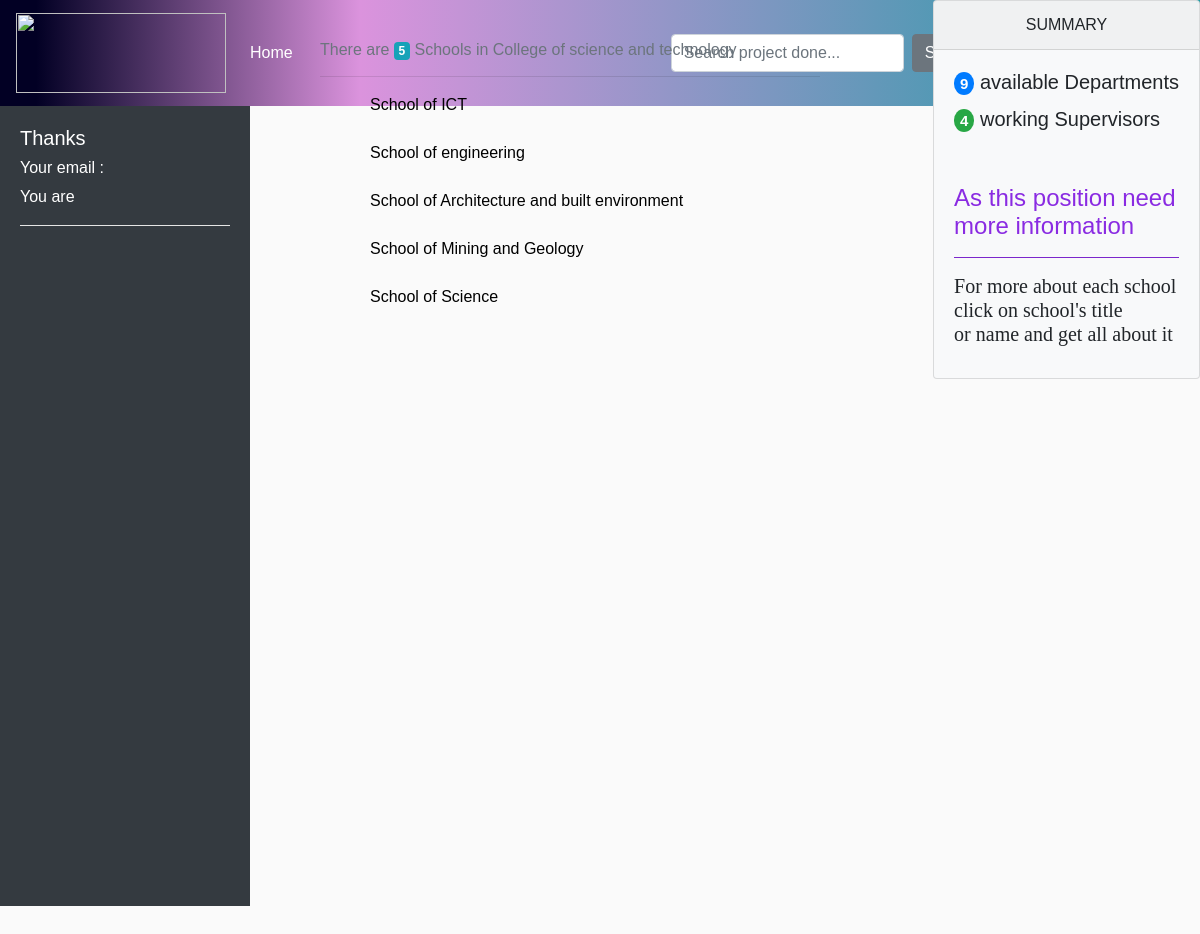
The page /principle_dashboard/ on the database its author committed.
### depart/models.py (models this page shows, shortened)
class School(models.Model):
    school_name = models.CharField(max_length=450)

### depart/views.py (the view)
# urls.py: path('principle_dashboard/', views.principle_dash, name='principle_dashboard'),
def principle_dash(request):
    count = School.objects.count()
    schools = School.objects.all()
    departments = Department.objects.all()
    depcount = Department.objects.count()
    supervisors = UserProfile.objects.filter(role='supervisor')
    supcount = UserProfile.objects.filter(role='supervisor').count()
    context={
        'departments':departments,
        'depcount':depcount,
        'schools': schools,
        'count': count,
        'supervisors':supervisors,
        'supcount': supcount
    }
    return render(request, 'dashboard/principle_dash.html', context=context)

### templates/dashboard/principle_dash.html (shortened to what this page needs)
{% extends 'dashboardbase/princi.html' %}
{% block content %}
<nav class="bg-dark text-white" id="sidebar"
    style="width: 180px; margin-top: 0px; position: relative; height:fit-content; padding:20px; margin-bottom: 40px; margin-left: 0px;">
    <div class="bg-dark text-white">
        <h5>Thanks {{ user.first_name }}</h5>
        <h6> Your email : {{user.email}}</h6>
        <h8> You are {{user.profile.role}}</h8>
    </div>
    <hr class="bg-white" />
</nav>
<div class="grid" style="display: row; width: 75%; margin-left: 300px; position: relative; float: left; margin-top: -100vh;">
    <div class="school"
        style="width: 60%; position: relative; float: left;   overflow: hidden; margin-top: -20px; color: black; border-radius: 12px; height: fit-content; margin-top: 20px;padding:20px;">
        <h6 class="text-muted"> There are <span class="badge badge-info">{{count}}</span> Schools in College of science
            and technology</h6>
        <hr>
        {% for school in schools %}
        <div>
            <a href="{% url 'single_school' school.pk %}" class="stretched-link"
                style="text-decoration: none; margin-left: 10%;">
                {{school.school_name}}
            </a>
        </div>
        <br>
        {% endfor %}
    </div>
    <div class="card bg-light mb-3" style="max-width: 30rem; float: right; margin-right: 0px;">
        <div class="card-header" style="text-align: center;">SUMMARY</div>
        <div class="card-body">
            <h5 class="card-title"><span class="badge badge-primary" style="border-radius: 50%;">{{depcount}}</span> available Departments</h5>
            <h5 class="card-title"><span class="badge badge-success" style="border-radius: 50%;">{{supcount}}</span> working Supervisors</h5>
        </div>
        <div class="card-body">
            <h4 style="color: blueviolet;">As this position need <br>more information</h4><hr style="background-color: blueviolet;">
            <h5 class="card-title" style="font-family: 'Peralta', cursive;"> For more about each school <br>click on school's title <br>or name and get all about it</h5>
        </div>
    </div>
</div>
{% endblock %}

### static/css/style.css (style rules this page uses)
#sidebar { min-width: 250px; max-width: 250px; min-height: 100vh; }
body { font-family: 'Poppins', sans-serif; background: #fafafa; }
a, a:hover, a:focus { color: inherit; text-decoration: none; transition: all 0.3s; }
#sidebar { background: #7386D5; color: #fff; transition: all 0.3s; }
#sidebar { width: 250px; position: fixed; top: 0; left: 0; height: 100vh; z-index: 999; background: #7386D5; color: #fff; transition: all 0.3s; }

### rows shown on the page
School: school_name "School of ICT"
School: school_name "School of engineering"
School: school_name "School of Architecture and built environment"
School: school_name "School of Mining and Geology"
School: school_name "School of Science"

### other values the page prints
{{ count }} "5"
{{ depcount }} "9"
{{ supcount }} "4"
